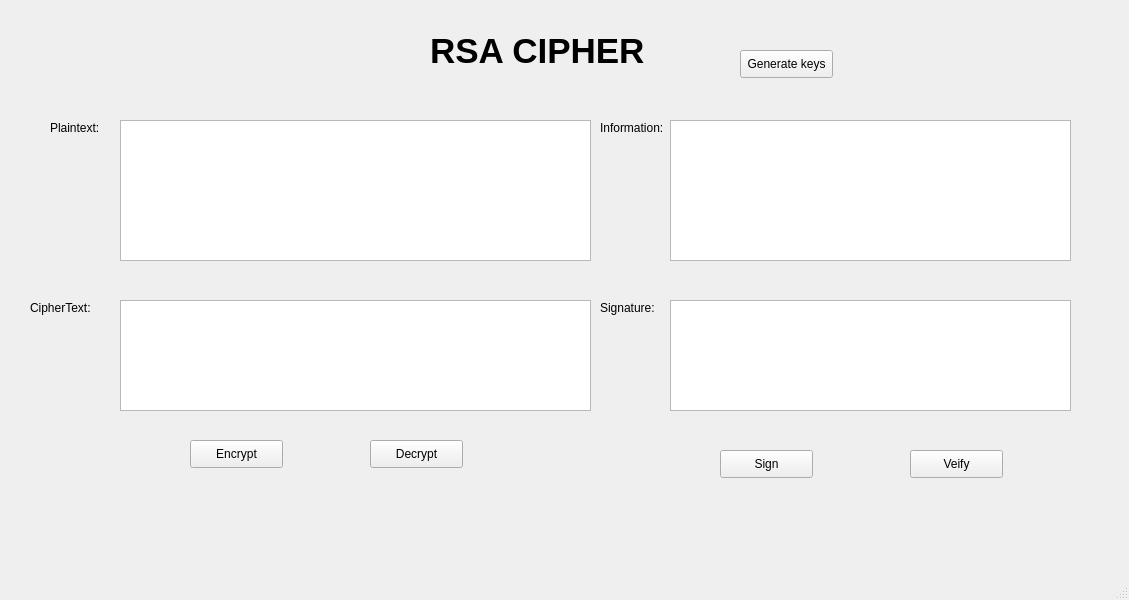
<?xml version="1.0" encoding="UTF-8"?>
<ui version="4.0">
 <class>MainWindow</class>
 <widget class="QMainWindow" name="MainWindow">
  <property name="geometry">
   <rect>
    <x>0</x>
    <y>0</y>
    <width>1129</width>
    <height>600</height>
   </rect>
  </property>
  <property name="windowTitle">
   <string>MainWindow</string>
  </property>
  <widget class="QWidget" name="centralwidget">
   <widget class="QLabel" name="label">
    <property name="geometry">
     <rect>
      <x>430</x>
      <y>20</y>
      <width>281</width>
      <height>61</height>
     </rect>
    </property>
    <property name="font">
     <font>
      <pointsize>26</pointsize>
      <weight>75</weight>
      <bold>true</bold>
     </font>
    </property>
    <property name="text">
     <string>RSA CIPHER</string>
    </property>
   </widget>
   <widget class="QPushButton" name="pushButton">
    <property name="geometry">
     <rect>
      <x>740</x>
      <y>50</y>
      <width>93</width>
      <height>28</height>
     </rect>
    </property>
    <property name="text">
     <string>Generate keys</string>
    </property>
   </widget>
   <widget class="QLabel" name="label_2">
    <property name="geometry">
     <rect>
      <x>50</x>
      <y>120</y>
      <width>55</width>
      <height>16</height>
     </rect>
    </property>
    <property name="text">
     <string>Plaintext:</string>
    </property>
   </widget>
   <widget class="QLabel" name="label_3">
    <property name="geometry">
     <rect>
      <x>30</x>
      <y>300</y>
      <width>71</width>
      <height>16</height>
     </rect>
    </property>
    <property name="text">
     <string>CipherText:</string>
    </property>
   </widget>
   <widget class="QLabel" name="label_4">
    <property name="geometry">
     <rect>
      <x>600</x>
      <y>120</y>
      <width>71</width>
      <height>16</height>
     </rect>
    </property>
    <property name="text">
     <string>Information:</string>
    </property>
   </widget>
   <widget class="QLabel" name="label_5">
    <property name="geometry">
     <rect>
      <x>600</x>
      <y>300</y>
      <width>61</width>
      <height>16</height>
     </rect>
    </property>
    <property name="text">
     <string>Signature:</string>
    </property>
   </widget>
   <widget class="QTextEdit" name="textEdit">
    <property name="geometry">
     <rect>
      <x>120</x>
      <y>120</y>
      <width>471</width>
      <height>141</height>
     </rect>
    </property>
   </widget>
   <widget class="QTextEdit" name="textEdit_2">
    <property name="geometry">
     <rect>
      <x>120</x>
      <y>300</y>
      <width>471</width>
      <height>111</height>
     </rect>
    </property>
   </widget>
   <widget class="QTextEdit" name="textEdit_3">
    <property name="geometry">
     <rect>
      <x>670</x>
      <y>120</y>
      <width>401</width>
      <height>141</height>
     </rect>
    </property>
   </widget>
   <widget class="QTextEdit" name="textEdit_4">
    <property name="geometry">
     <rect>
      <x>670</x>
      <y>300</y>
      <width>401</width>
      <height>111</height>
     </rect>
    </property>
   </widget>
   <widget class="QPushButton" name="pushButton_2">
    <property name="geometry">
     <rect>
      <x>190</x>
      <y>440</y>
      <width>93</width>
      <height>28</height>
     </rect>
    </property>
    <property name="text">
     <string>Encrypt</string>
    </property>
   </widget>
   <widget class="QPushButton" name="pushButton_3">
    <property name="geometry">
     <rect>
      <x>370</x>
      <y>440</y>
      <width>93</width>
      <height>28</height>
     </rect>
    </property>
    <property name="text">
     <string>Decrypt</string>
    </property>
   </widget>
   <widget class="QPushButton" name="pushButton_4">
    <property name="geometry">
     <rect>
      <x>720</x>
      <y>450</y>
      <width>93</width>
      <height>28</height>
     </rect>
    </property>
    <property name="text">
     <string>Sign</string>
    </property>
   </widget>
   <widget class="QPushButton" name="pushButton_5">
    <property name="geometry">
     <rect>
      <x>910</x>
      <y>450</y>
      <width>93</width>
      <height>28</height>
     </rect>
    </property>
    <property name="text">
     <string>Veify</string>
    </property>
   </widget>
  </widget>
  <widget class="QMenuBar" name="menubar">
   <property name="geometry">
    <rect>
     <x>0</x>
     <y>0</y>
     <width>1129</width>
     <height>26</height>
    </rect>
   </property>
  </widget>
  <widget class="QStatusBar" name="statusbar"/>
 </widget>
 <resources/>
 <connections/>
</ui>
